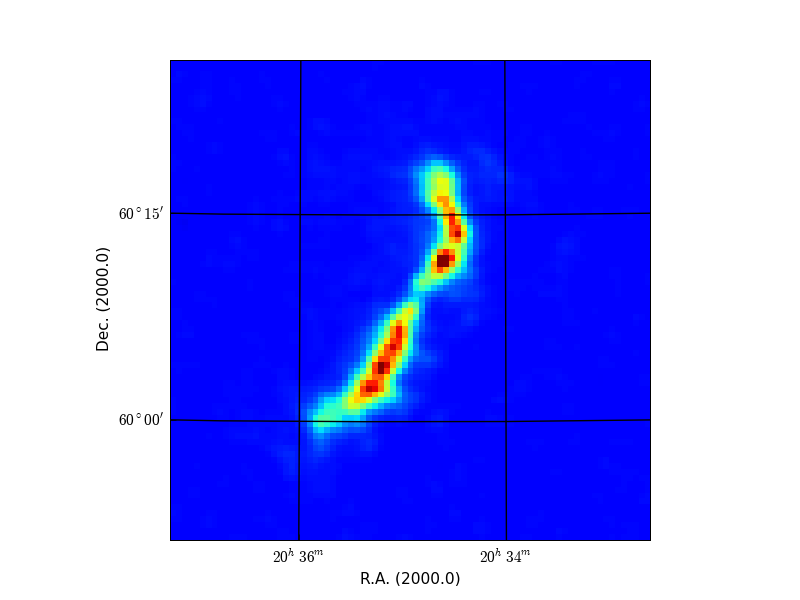

Here is the Python script that generated this plot:
#!/usr/bin/env python
from kapteyn import wcsgrat, maputils
from matplotlib import pylab as plt

   
# Create a maputils FITS object from a FITS file on disk
fitsobject = maputils.FITSimage(promptfie=maputils.prompt_fitsfile)
fitsobject.set_imageaxes(promptfie=maputils.prompt_imageaxes)
fitsobject.set_limits(promptfie=maputils.prompt_box)
fitsobject.set_skyout(promptfie=maputils.prompt_skyout)
clipmin, clipmax = maputils.prompt_dataminmax(fitsobject)
   
# Get connected to Matplotlib
fig = plt.figure()
frame = fig.add_subplot(1,1,1)

# Create an image to be used in Matplotlib
annim = fitsobject.Annotatedimage(frame, clipmin=clipmin, clipmax=clipmax)
annim.Image()
annim.Graticule()
annim.plot()

annim.interact_toolbarinfo()
annim.interact_imagecolors()
annim.interact_writepos()

plt.show()
